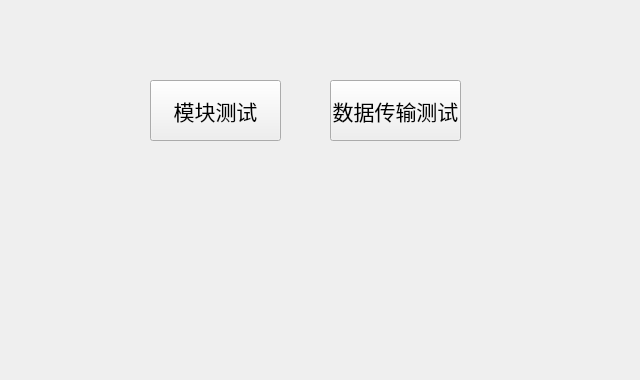
<?xml version="1.0" encoding="UTF-8"?>
<ui version="4.0">
 <class>wireless</class>
 <widget class="QWidget" name="wireless">
  <property name="geometry">
   <rect>
    <x>0</x>
    <y>0</y>
    <width>640</width>
    <height>380</height>
   </rect>
  </property>
  <property name="windowTitle">
   <string>Form</string>
  </property>
  <widget class="QPushButton" name="pushButton_3">
   <property name="geometry">
    <rect>
     <x>150</x>
     <y>80</y>
     <width>131</width>
     <height>61</height>
    </rect>
   </property>
   <property name="font">
    <font>
     <pointsize>16</pointsize>
    </font>
   </property>
   <property name="text">
    <string>模块测试</string>
   </property>
  </widget>
  <widget class="QPushButton" name="pushButton_6">
   <property name="geometry">
    <rect>
     <x>330</x>
     <y>80</y>
     <width>131</width>
     <height>61</height>
    </rect>
   </property>
   <property name="font">
    <font>
     <pointsize>16</pointsize>
    </font>
   </property>
   <property name="text">
    <string>数据传输测试</string>
   </property>
  </widget>
 </widget>
 <resources/>
 <connections/>
</ui>
